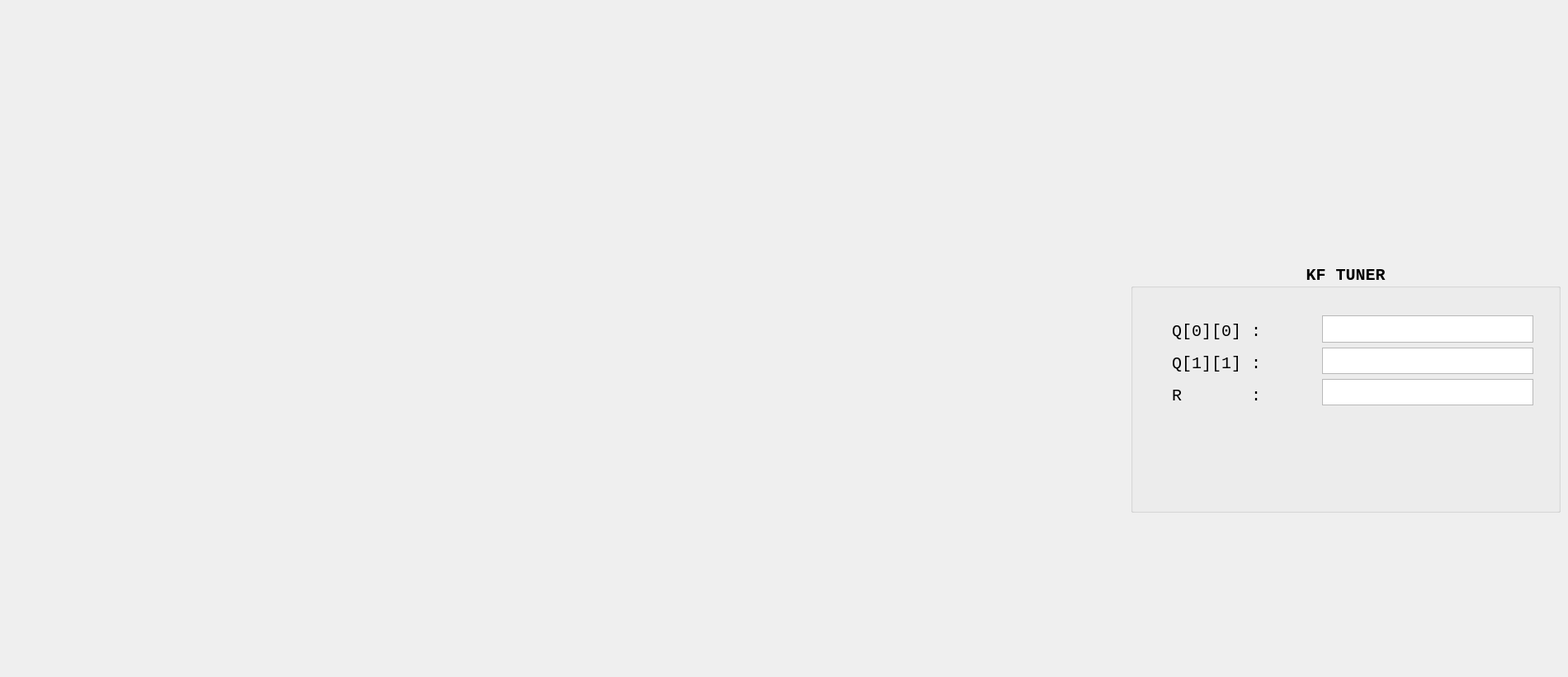
    <widget class="QWidget" name="tab_tof">
     <attribute name="title">
      <string>ToF</string>
     </attribute>
     <widget class="QCustomPlot" name="widget_tof_plot" native="true">
      <property name="geometry">
       <rect>
        <x>60</x>
        <y>130</y>
        <width>1221</width>
        <height>681</height>
       </rect>
      </property>
      <property name="cursor">
       <cursorShape>PointingHandCursor</cursorShape>
      </property>
     </widget>
     <widget class="QGroupBox" name="groupBox_4">
      <property name="geometry">
       <rect>
        <x>1370</x>
        <y>320</y>
        <width>521</width>
        <height>301</height>
       </rect>
      </property>
      <property name="font">
       <font>
        <family>Courier New</family>
        <pointsize>15</pointsize>
        <bold>true</bold>
       </font>
      </property>
      <property name="title">
       <string>KF TUNER</string>
      </property>
      <property name="alignment">
       <set>Qt::AlignmentFlag::AlignCenter</set>
      </property>
      <widget class="QWidget" name="layoutWidget">
       <property name="geometry">
        <rect>
         <x>50</x>
         <y>60</y>
         <width>152</width>
         <height>121</height>
        </rect>
       </property>
       <layout class="QVBoxLayout" name="verticalLayout">
        <item>
         <widget class="QLabel" name="label_em0_25">
          <property name="sizePolicy">
           <sizepolicy hsizetype="Fixed" vsizetype="Fixed">
            <horstretch>0</horstretch>
            <verstretch>0</verstretch>
           </sizepolicy>
          </property>
          <property name="font">
           <font>
            <family>Courier New</family>
            <pointsize>15</pointsize>
            <bold>false</bold>
           </font>
          </property>
          <property name="toolTip">
           <string>Process noise covariance of position.</string>
          </property>
          <property name="text">
           <string>Q[0][0] :</string>
          </property>
          <property name="alignment">
           <set>Qt::AlignmentFlag::AlignCenter</set>
          </property>
         </widget>
        </item>
        <item>
         <widget class="QLabel" name="label_em0_27">
          <property name="sizePolicy">
           <sizepolicy hsizetype="Fixed" vsizetype="Fixed">
            <horstretch>0</horstretch>
            <verstretch>0</verstretch>
           </sizepolicy>
          </property>
          <property name="font">
           <font>
            <family>Courier New</family>
            <pointsize>15</pointsize>
            <bold>false</bold>
           </font>
          </property>
          <property name="toolTip">
           <string>Process noise covariance of velocity.</string>
          </property>
          <property name="text">
           <string>Q[1][1] :</string>
          </property>
          <property name="alignment">
           <set>Qt::AlignmentFlag::AlignCenter</set>
          </property>
         </widget>
        </item>
        <item>
         <widget class="QLabel" name="label_em0_28">
          <property name="sizePolicy">
           <sizepolicy hsizetype="Fixed" vsizetype="Fixed">
            <horstretch>0</horstretch>
            <verstretch>0</verstretch>
           </sizepolicy>
          </property>
          <property name="font">
           <font>
            <family>Courier New</family>
            <pointsize>15</pointsize>
            <bold>false</bold>
           </font>
          </property>
          <property name="toolTip">
           <string>Noise covariance of ToF measurements.</string>
          </property>
          <property name="text">
           <string>R       :</string>
          </property>
          <property name="alignment">
           <set>Qt::AlignmentFlag::AlignCenter</set>
          </property>
         </widget>
        </item>
       </layout>
      </widget>
      <widget class="QPushButton" name="pushButton_em_gain_2">
       <property name="geometry">
        <rect>
         <x>240</x>
         <y>220</y>
         <width>50</width>
         <height>50</height>
        </rect>
       </property>
       <property name="cursor">
        <cursorShape>PointingHandCursor</cursorShape>
       </property>
       <property name="styleSheet">
        <string notr="true">QPushButton {
    border: none;
    background: transparent;
    outline: none;
	padding: 0px;
    border-radius: 50%;
	min-width: 50px;
}

QPushButton:hover {
    background: rgba(0, 0, 0, 20%);
}</string>
       </property>
       <property name="text">
        <string/>
       </property>
       <property name="icon">
        <iconset resource="resources.qrc">
         <normaloff>:/assets/send.png</normaloff>:/assets/send.png</iconset>
       </property>
       <property name="iconSize">
        <size>
         <width>50</width>
         <height>50</height>
        </size>
       </property>
      </widget>
      <widget class="QTextEdit" name="textEdit_kf_r">
       <property name="geometry">
        <rect>
         <x>232</x>
         <y>139</y>
         <width>256</width>
         <height>32</height>
        </rect>
       </property>
       <property name="verticalScrollBarPolicy">
        <enum>Qt::ScrollBarPolicy::ScrollBarAlwaysOff</enum>
       </property>
      </widget>
      <widget class="QTextEdit" name="textEdit_kf_q11">
       <property name="geometry">
        <rect>
         <x>232</x>
         <y>101</y>
         <width>256</width>
         <height>32</height>
        </rect>
       </property>
       <property name="verticalScrollBarPolicy">
        <enum>Qt::ScrollBarPolicy::ScrollBarAlwaysOff</enum>
       </property>
      </widget>
      <widget class="QTextEdit" name="textEdit_kf_q00">
       <property name="geometry">
        <rect>
         <x>232</x>
         <y>62</y>
         <width>256</width>
         <height>33</height>
        </rect>
       </property>
       <property name="verticalScrollBarPolicy">
        <enum>Qt::ScrollBarPolicy::ScrollBarAlwaysOff</enum>
       </property>
      </widget>
     </widget>
    </widget>
